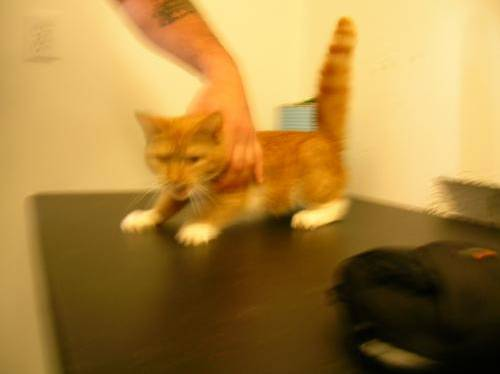
#> input picture Presentaciones/4. Machine Learning/test/cats/cat.0.jpg, 500 x 374 px, found by its file name
$ jupyter execute --allow-errors 'Modulo 4_2_1_kNN-Aplicacion_testing.ipynb'   (Python 2 division)
#> lines starting #> are read from the running program, lines starting #| are printed output that depends on the picture


## Inteligencia Artificial - IAI84
### Instituto Tecnológico Metropolitano
#### Pedro Atencio Ortiz - 2017

En este notebook se aborda un ejemplo de aplicación del algoritmo k-NN para la clasificación de imágenes en dos categorías: perros o gatos, utilizando SKLearn.

<hr>
## k-Vecinos Cercanos (k-NN)

Una aproximación más sofisticada, clasificación k-NN, encuentra un grupo de $k$ objetos en el conjunto de entrenamiento que se encuentran más cerca del objeto de prueba, y asigna una clase al mismo basado en la predominancia de una clase particular en el vecindario.

Dados un conjunto de entrenamiento $(X,Y)$ y un objeto de prueba $x_i$, el algoritmo computa la distancia o similaridad entre $x_i$ y todos los objetos de entrenamiento que pertenecen a $(X,Y)$ para determinar la lista de vecinos más cercanos.  Una vez se obtiene dicha lista, $x_i$ se clasifica con la clase de mayor aparición en su vecindario (mayoría de votos).

<hr>
# Perro o Gato?

<hr>
## Caracteristicas...

Una forma de enfrentar este problema, es tomar los píxeles como características de las imágenes que se desea clasificar. Esta aproximación es ingenua, ya que en una imagen existe más información que la simple secuencia de los píxeles que la componen. Sin embargo para este caso procedamos de esta manera.

[cell 1]
import numpy as np
import matplotlib.pyplot as plt
from skimage.io import imread, imshow

#> (the rest of this cell did not finish here and is left out)

## Reshape...

[cell 2]
from skimage.transform import resize

#> (the rest of this cell did not finish here and is left out)

[cell 3]
from os import listdir
from os.path import isfile


def get_dataset_size(path):
    cat_files = listdir(path)

    number_of_images = 0
    for f in cat_files:
        if(not(f.startswith(".")) and f.endswith(".jpg")):
            number_of_images += 1

    return number_of_images

def load_dataset(folder_path, imsize=(64,64,3), class_index=0):

    folder_files = listdir(folder_path)
    folder_len = get_dataset_size(folder_path)

    flattened_size = imsize[0]*imsize[1]*imsize[2]

    X = np.zeros([folder_len, flattened_size])
    Y = np.ones([folder_len, 1]) * class_index

    i = 0
    for f in folder_files:
        if(not(f.startswith(".")) and f.endswith(".jpg")):
            t = imread(folder_path+f)
            t_reshape = resize(t, imsize)
            X[i, :] = t_reshape.flatten().reshape(1, flattened_size)
            i += 1

    return (X, Y)

## Crear dataset de entrenamiento (train set)

[cell 4]
root_path = "dataset/train/"
#> root_path = 'dataset/train/'
cats_path = "cats/"
dogs_path = "dogs/"

(X_cats, Y_cats) = load_dataset(root_path+cats_path, class_index=0)
#> in load_dataset, t is the input picture: shape (374, 500, 3); mean R, G, B 167.7, 129.8, 61.9
#> in load_dataset, `t_reshape = resize(t, imsize)`:
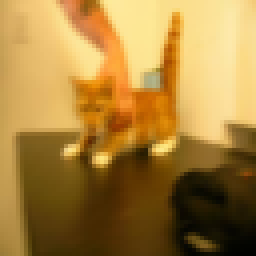
#> t_reshape: shape (64, 64, 3) float64 (shown 4 times larger); mean R, G, B 0.658, 0.509, 0.243
#> pass 2 of the loop in load_dataset, `for f in folder_files:`:
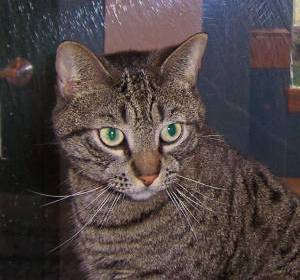
#> input picture Presentaciones/4. Machine Learning/test/cats/cat.1.jpg, 300 x 280 px, found by its file name
#> in load_dataset, t is the input picture: shape (280, 300, 3); mean R, G, B 78.8, 68.3, 68
#> in load_dataset, `t_reshape = resize(t, imsize)`:
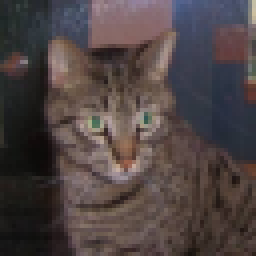
#> t_reshape: shape (64, 64, 3) float64 (shown 4 times larger); mean R, G, B 0.309, 0.268, 0.266
#> Y_cats = [0, 0]
#> (the rest of this cell did not finish here and is left out)


X_train = np.concatenate((X_cats, X_dogs))
Y_train = np.concatenate((Y_cats, Y_dogs))

## Crear dataset de prueba (dev set)

[cell 5]
root_path = "test/"
cats_path = "cats/"
dogs_path = "dogs/"

(X_cats, Y_cats) = load_dataset(root_path+cats_path, class_index=0)
#> pass 2 of the loop in load_dataset, `for f in folder_files:`:
#> (the rest of this cell did not finish here and is left out)


X_dev = np.concatenate((X_cats, X_dogs))
Y_dev = np.concatenate((Y_cats, Y_dogs))

print X_dev.shape

[cell 6]
from sklearn.neighbors import KNeighborsClassifier

neigh = KNeighborsClassifier(n_neighbors=5, metric='euclidean')
#> (the rest of this cell did not finish here and is left out)

## Testing sobre el dev set

[cell 7]
def SME(y, y_hat):
    error = np.sum((y-y_hat)**2)/len(y)

    return error

#> (a cell that did not finish here is left out)

#> (a cell that did not finish here is left out)

[cell 10]
'''
    Utility functions
'''

import numpy as np
import sklearn
from sklearn import datasets
import matplotlib.pyplot as plt

def generate_data(data_type):
    """
    Generate a binary dataset with distribution data_type

    Arguments:
    data_type -- distribution of dataset {moons,circles,blobs}

    Returns:
    X -- features
    Y -- labels
    """
    np.random.seed(0)
    if data_type == 'moons':
        X, Y = datasets.make_moons(200, noise=0.20)
    elif data_type == 'circles':
        X, Y = sklearn.datasets.make_circles(200, noise=0.20)
    elif data_type == 'blobs':
        X, Y = sklearn.datasets.make_blobs(centers=2, random_state=0)
    return X, Y

def visualize(X, y, model):
    plot_decision_boundary(lambda x:model.predict(x), X, y)

def plot_decision_boundary(pred_func, X, y):
    # Set min and max values and give it some padding
    x_min, x_max = X[:, 0].min() - .5, X[:, 0].max() + .5
    y_min, y_max = X[:, 1].min() - .5, X[:, 1].max() + .5
    h = 0.01
    # Generate a grid of points with distance h between them
    xx, yy = np.meshgrid(np.arange(x_min, x_max, h), np.arange(y_min, y_max, h))
    # Predict the function value for the whole gid
    Z = pred_func(np.c_[xx.ravel(), yy.ravel()])
    Z = Z.reshape(xx.shape)
    # Plot the contour and training examples
    plt.figure(figsize=(7,5))
    plt.contourf(xx, yy, Z, cmap=plt.cm.Spectral)
    plt.scatter(X[:, 0], X[:, 1], c=y, cmap=plt.cm.Spectral)
    plt.show()

[cell 11]
X, Y = generate_data('circles')

[cell 12]
color= ['red' if y == 1 else 'green' for y in Y]

plt.figure(figsize=(7,5))
plt.scatter(X[:,0], X[:,1], color=color)

plt.show()
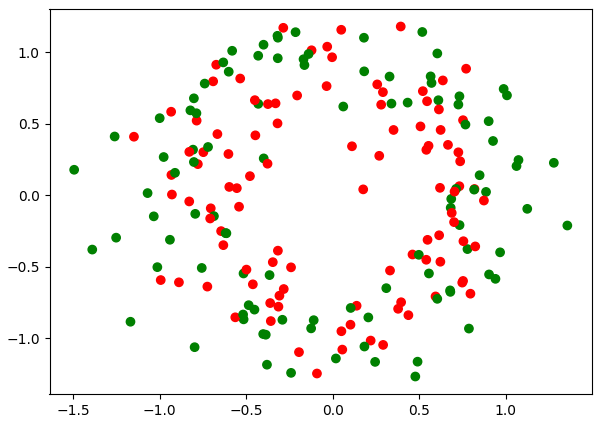
#> figure drawn by matplotlib, 1 panel

<hr>
### Implementemos kNN con SKLearn

[cell 13]
from sklearn.neighbors import KNeighborsClassifier

neigh = KNeighborsClassifier(n_neighbors=11, metric='euclidean')
neigh.fit(X, Y)

[cell 14]
visualize(X, Y, neigh)
#> in plot_decision_boundary, `plt.show()`:
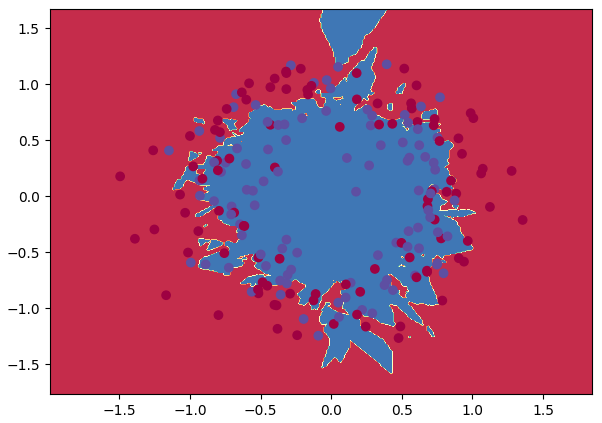
#> figure drawn by matplotlib, 1 panel
